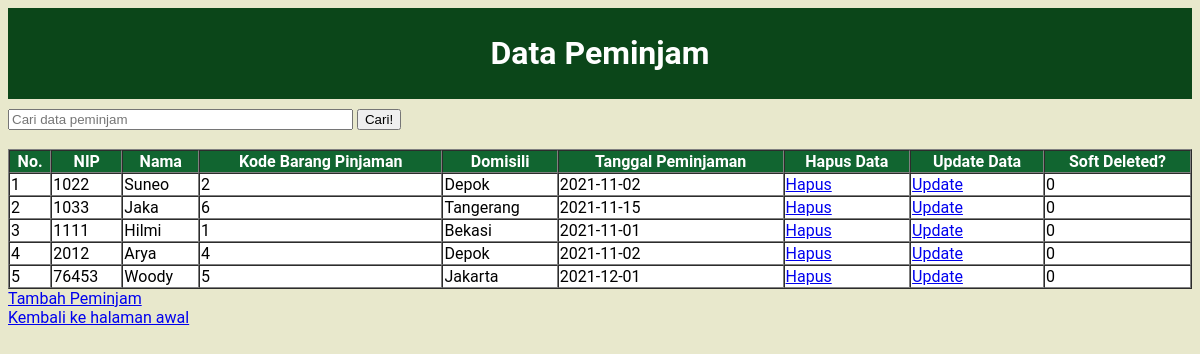
Page /inventaris_kantor/data_peminjam.php (signed in) on the committed database.
### tables this page shows
CREATE TABLE `peminjam` (
  `nip_peminjam` int(20) NOT NULL,
  `kode_barang` int(20) NOT NULL,
  `nama_peminjam` varchar(50) NOT NULL,
  `domisili_peminjam` varchar(50) NOT NULL,
  `tanggal_pinjam` date NOT NULL,
  `IS_DELETED` bit(1) NOT NULL DEFAULT b'0'
);

### inventaris_kantor/functions.php (called while the page is built, shortened)
<?php
$conn = mysqli_connect("localhost","root","","inventaris_kantor");
function query($query) {
    global $conn;
    $result = mysqli_query($conn, $query);
    $rows = [];
    while ( $row = mysqli_fetch_assoc($result)) {
        $rows[] = $row;
    }
    return $rows;
}
?>

### inventaris_kantor/data_peminjam.php (the view, shortened to what this page needs)
<?php
require 'functions.php';
$peminjam = query("SELECT * FROM peminjam");
?>
<!DOCTYPE html>
<html lang="en">
<head>
    <link rel="stylesheet" href="table.css">
</head>
<body>
    <div>
    <h1>Data Peminjam</h1>
    </div>
    <form action="" method="post">
        <input type="text" name="keyword" size="40" autofocus
        placeholder="Cari data peminjam">
        <button type="submit" name="cari">Cari!</button>
    </form>
    <br>
    <table border="1" cellpadding="1" cellspacing="0">
        <tr>
            <th>No.</th>
            <th>NIP</th>
            <th>Nama</th>
            <th>Kode Barang Pinjaman</th>
            <th>Domisili</th>
            <th>Tanggal Peminjaman</th>
            <th>Hapus Data</th>
            <th>Update Data</th>
            <th>Soft Deleted?</th>
        </tr>
    <?php $i = 1; ?>
    <?php foreach ($peminjam as $pmj ) : ?>
        <tr>
            <td><?php echo $i; ?></td>
            <td><?php echo $pmj["nip_peminjam"]?></td>
            <td><?php echo $pmj["nama_peminjam"]?></td>
            <td><?php echo $pmj["kode_barang"]?></td>
            <td><?php echo $pmj["domisili_peminjam"]?></td>
            <td><?php echo $pmj["tanggal_pinjam"]?></td>
            <td><a href="hapus_peminjam.php?id=<?php echo $pmj["nip_peminjam"]?>">Hapus</a></td>
            <td><a href="update_peminjam.php?id=<?php echo $pmj["nip_peminjam"]?>">Update</a></td>
            <td><?php echo $pmj["IS_DELETED"]?></td>
        </tr>
    <?php $i++; ?>
    <?php endforeach;?>
    </table>
    <a href="tambah_peminjam.php">Tambah Peminjam</a>
    <br>
    <a href="index2.php">Kembali ke halaman awal</a>
</body>
</html>

### inventaris_kantor/table.css (style rules this page uses)
body { font-family: 'Roboto', sans-serif; background-color: #E8E8CC; }
table { background-color: white; width: 100%; }
tr { color: black; }
th { background-color: #116530; color: white; }
div { background-color: #0B4619; color: white; padding: 5px 20px; margin-bottom: 10px; }
h1 { text-align:center; }

### rows in the picture
peminjam: nip_peminjam "1022", nama_peminjam "Suneo", kode_barang "2", domisili_peminjam "Depok", tanggal_pinjam "2021-11-02", IS_DELETED "0"
peminjam: nip_peminjam "1033", nama_peminjam "Jaka", kode_barang "6", domisili_peminjam "Tangerang", tanggal_pinjam "2021-11-15", IS_DELETED "0"
peminjam: nip_peminjam "1111", nama_peminjam "Hilmi", kode_barang "1", domisili_peminjam "Bekasi", tanggal_pinjam "2021-11-01", IS_DELETED "0"
peminjam: nip_peminjam "2012", nama_peminjam "Arya", kode_barang "4", domisili_peminjam "Depok", tanggal_pinjam "2021-11-02", IS_DELETED "0"
peminjam: nip_peminjam "76453", nama_peminjam "Woody", kode_barang "5", domisili_peminjam "Jakarta", tanggal_pinjam "2021-12-01", IS_DELETED "0"
